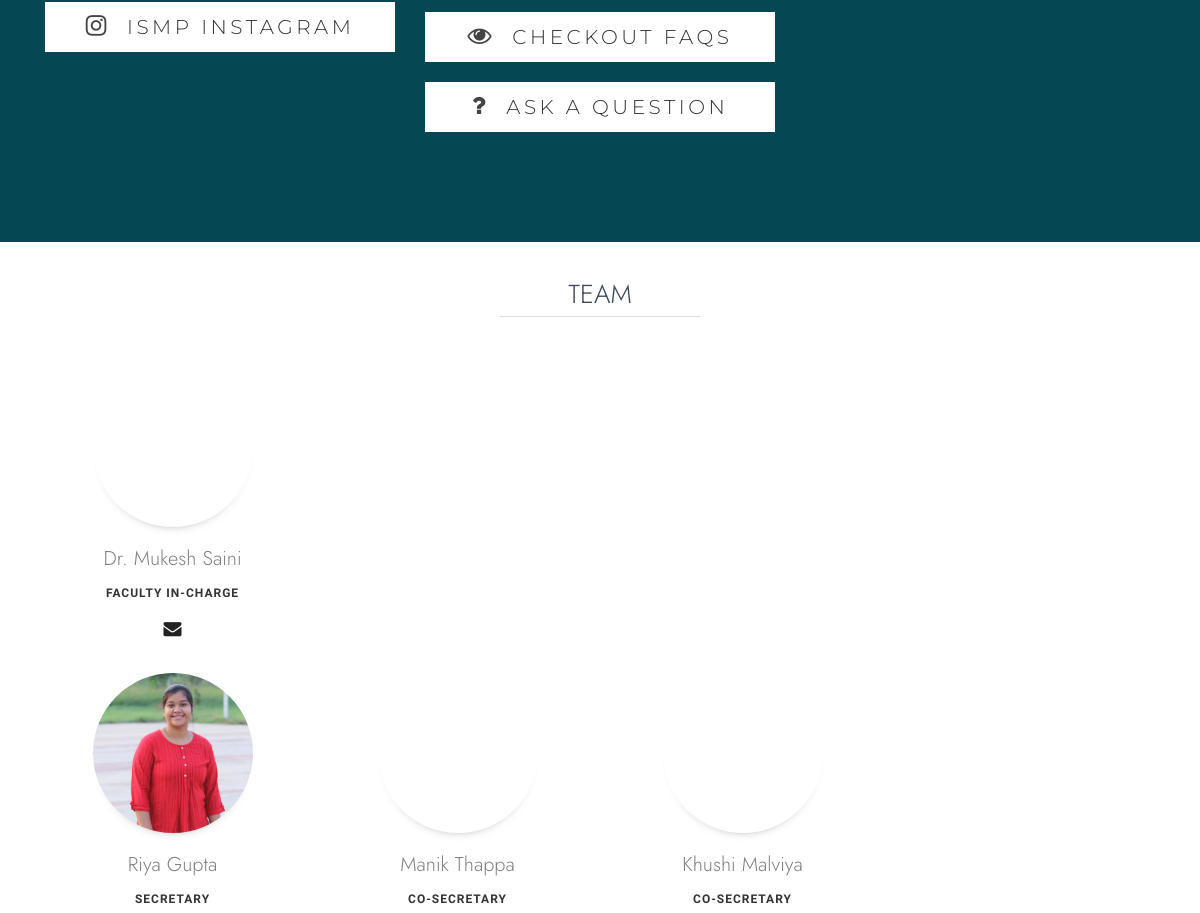
The app's page /contact_us.php (middle part), older data.
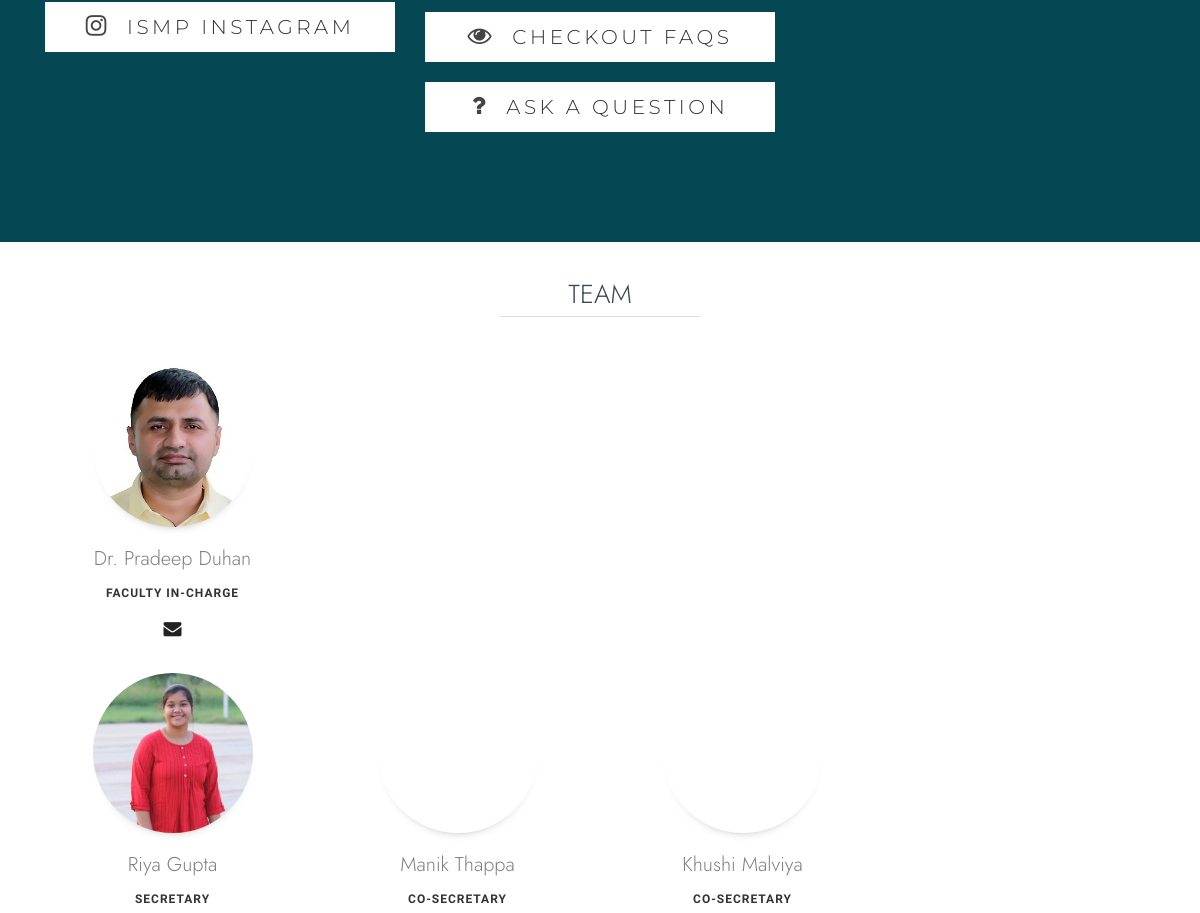
The same page, newer data.
### tables this page shows
CREATE TABLE IF NOT EXISTS `team` (
  `serial` int(200) NOT NULL,
  `name` varchar(70) NOT NULL,
  `post` varchar(70) NOT NULL,
  `wapp` varchar(70) NOT NULL,
  `fb` varchar(70) NOT NULL,
  `mail` varchar(70) NOT NULL,
  `phone` varchar(70) NOT NULL,
  `img` varchar(70) NOT NULL
);

### elem/our_team_selector.php (the view, shortened to what this page needs)
<?php
$type = "SELECT * FROM team WHERE post = '$post_select'";
$records = mysqli_query($conn, $type);
while ($record = mysqli_fetch_assoc($records)) {
$name = $record['name'];
$post = $record['post'];
$mail = $record['mail'];
$img = $record['img'];
echo "
<div class='col-md-3 $phone_col'>
	<div class='our-team'>
		<div class='pic'>
			<img src='$img' alt=''>
";
echo "
		</div>
		<div class='detail'>
			<div class='title'>$name</div>
			<div class='post'>$post</div>
			<div class='contact'>
";
if ($mail != '')
echo "
				<a href='mailto:$mail' target='_blank' rel='noopener noreferrer'><i class='fa fa-envelope' aria-hidden='true'></i></a>
";
echo "
			</div>
		</div>
	</div>
</div>
";
}

### contact_us.php (shortened to what this page needs)
<?php
include('elem/connection.php');
?>
<!DOCTYPE html>
<html lang="en">
<head>
	<?php $root_path = '';
	include("elem/stylesheets.php"); ?>
</head>
<body>
	<div style="background-color:#054854; margin-top:-100px; padding-top:100px; padding-bottom:60px;">
		<div class="container">
			<div class="row" style="margin-top:50px;">
				<div class="col-md-4">
					<a class="button" href="https://www.instagram.com/ismp_iit_ropar/" style="margin:auto; margin-top:20px; margin-bottom: 50px;" data-aos="fade" target="_blank" rel="noopener noreferrer">
						<span>
							<i style="font-size:1.2em; padding-top: 2px; color:#444;" class="fa fa-instagram"></i>&nbsp&nbspISMP INSTAGRAM
						</span>
					</a>
				</div>
				<div class="col-md-4">
					<a class="button" href="faqs.php" style="margin:auto; margin-top:30px; margin-bottom: 20px;" data-aos="fade" target="_blank" rel="noopener noreferrer">
						<span>
							<i style="font-size:1.2em; padding-top: 2px; color:#444;" class="fa fa-eye"></i>&nbsp&nbspCHECKOUT FAQS
						</span>
					</a>
					<a class="button" href="http://www.iitrpr.ac.in/jee-aspirants/register.php" style="margin:auto; margin-bottom:50px;" data-aos="fade" target="_blank" rel="noopener noreferrer">
						<span>
							<i style="font-size:1.2em; padding-top: 2px; color:#444;" class="fa fa-question"></i>&nbsp&nbspASK A QUESTION
						</span>
					</a>
				</div>
				<div class="col-md-4">
				</div>
			</div>
		</div>
	</div>
	<div class="container" style="margin-bottom:50px;">
		<div class="row page-head-holder">
			<p class="page-head" style=" margin-top:40px;">
				TEAM
			</p>
		</div>
		<div class="row">
			<?php
			$phone_col = 'col-12';
			$post_select = 'FACULTY IN-CHARGE';
			include("elem/our_team_selector.php");
			?>
		</div>
		<div class="row">
			<?php
			$phone_col = 'col-6';
			$post_select = 'SECRETARY';
			include("elem/our_team_selector.php");
			?>
			<?php
			$post_select = 'CO-SECRETARY';
			include("elem/our_team_selector.php");
			?>
		</div>
	</div>
	<?php include("elem/footer.php"); ?>
</body>
</html>

### elem/stylesheets.php (shortened to what this page needs)
  <link rel="stylesheet" href="https://use.fontawesome.com/d90c0c566b.css">
<link rel="stylesheet" href="<?php echo"$root_path"; ?>css/basic.css?v=3.0">
<link rel="stylesheet" href="<?php echo"$root_path"; ?>css/blogs.css?v=3.0">
<link rel="stylesheet" href="<?php echo"$root_path"; ?>css/faq.css?v=3.0">
<link rel="stylesheet" href="<?php echo"$root_path"; ?>css/footer.css?v=3.0">
<link rel="stylesheet" href="<?php echo"$root_path"; ?>css/gallery.css?v=3.0">
<link rel="stylesheet" href="<?php echo"$root_path"; ?>css/tab-menu.css?v=3.0">
<link rel="stylesheet" href="<?php echo"$root_path"; ?>css/team.css?v=3.0">
  <link rel="stylesheet" href="<?php echo"$root_path"; ?>plugins/aos/aos.css">
  <link rel="stylesheet" href="<?php echo"$root_path"; ?>plugins/jquery-ui-1.12.1/jquery-ui.min.css">
  <link rel="stylesheet" href="<?php echo"$root_path"; ?>plugins/testimonial-carousel/css/style.css">
  <link rel="stylesheet" href="<?php echo"$root_path"; ?>plugins/testimonial-carousel/css/reset.css">
  <link rel="stylesheet" href="<?php echo"$root_path"; ?>plugins/material-kit/material-kit.css">

### elem/footer.php (shortened to what this page needs)
<html>
</html>

### css/basic.css (style rules this page uses)
.page-head-holder { margin: auto !important; border-bottom: 1.5px solid #dddddd !important; width: 200px !important; margin-bottom: 40px !important; }
.page-head { margin: auto; text-align: center; font-size: 26px; font-family: 'Jost'; margin-bottom: 10px; }
img { width: 60%; height: auto; margin: auto; display: block; }
.button { position: relative; display: block; background-color: white; text-align: center; overflow: hidden; }
.button span { font-size: 20px; padding: 25px; line-height: 50px; font-family: 'Montserrat'; letter-spacing: 3.5px; color: #333333; z-index: 3; }
.button::before { content: ''; background-color: #f44336; width: 0px; height: 100px; margin-bottom: -100px; display: block; top: 0; z-index: 2; -webkit-transition: all 200ms ease-in-out; -moz-transition: all 200ms ease-in-out; -o-transition: all 200ms ease-in-out; -ms-transition: all 200ms ease-in-out; transition: all 200ms ease-in-out; }
img { max-width: 120%; }

### css/gallery.css (style rules this page uses)
body { background-color:black; }

### css/tab-menu.css (style rules this page uses)
img { width:40%; }

### css/team.css (style rules this page uses)
.our-team { text-align: center; margin:10px -15px; padding: 0; }
.our-team .pic { border-radius: 50%; overflow: hidden; position: relative; height: 160px; width: 160px; margin: auto; transition: all 0.5s ease 0s; box-shadow: 0px 8px 12px -13px #555; }
.our-team .detail { overflow: hidden; position: relative; width: 95%; margin: auto; }
.our-team .pic:after { content: ""; width: 100%; height: 100%; position: absolute; top: 0; left: 0; transform: translateY(-100%); z-index: 5; background: rgba(40, 40, 40, 0.6); transition: all 0.5s ease 0s; }
.our-team img { width: 100%; height: auto; margin: 0; transition: all 0.5s ease 0s; }
.our-team .title { font-size: 20px; font-weight: bold; color: #808080; position: relative; font-family: 'Jost'; font-weight: 300; margin: auto; margin-top: 20px; transition: all 0.3s ease 0s; }
.our-team .post { display: block; font-size: 12px; font-family: 'Ubuntu'; color: #333; font-weight: 600; margin-top: 10px; letter-spacing: 1px; }
.our-team .contact i { font-size: 18px; margin: 15px 10px; color: #222; transition: all 0.3s ease 0s; }

Row changes from the older to the newer data that the page shows:
removed team: name "Dr. Mukesh Saini", post "FACULTY IN-CHARGE"
added team: img (picture), name "Dr. Pradeep Duhan", post "FACULTY IN-CHARGE"
